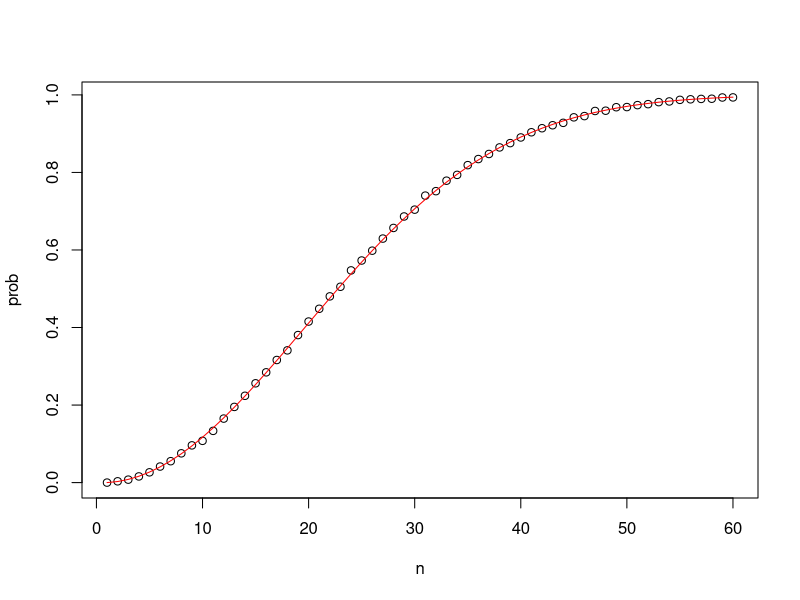
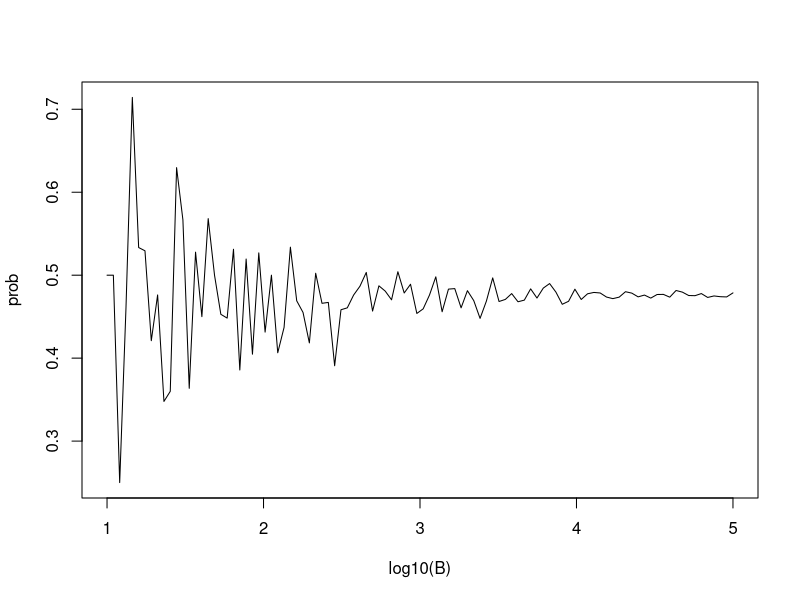

The R script that drew these images, in order:
## The Birthday Problem
# Suppose you're in a classroom with 50 people. If we assume that this is a randomly selected group, what is a chance that
# at least two people have the same birthday?

# Deducing it mathematicaly is a bit advanced (see notebook for the notes on how to do it), but we can do Monte Carlo simulations to get answer
# (for simplicity we assumed that nobody was born on February 29th; this actually doesn't change result very much)
# first, note that birthdays can be represented as numbers between 1 and 365. So a smple of 50 random birthdays can be obtained simply by:
n <- 50
bdays <- sample(1:365, n, replace = TRUE)
# to check if, in this particular set of 50 people we have at least two with same birthday, we can use function duplicated() which returns TRUE 
# whenever an element of a vector has already appeared in that vector.
# example:
duplicated(c(1,2,3,2,1,4,5))
any(duplicated(c(1,2,3,2,1,4,5)))
# so to check for duplicated birthdays we simply do:
any(duplicated(bdays))
# to estimate probability, we're going to run a Monte Carlo simulation over and over again:
B <- 10000
results <- replicate(B, {
  bdays <- sample(1:365, n, replace = TRUE)
  any(duplicated(bdays))
})
mean(results)

## For which given number n of the people in the group, when are the chances larger then 75% or 50%? 
# Let's create lookup table. We can quickly create a function to compute this for any group:
compute_prob <- function(n, B=10000) {
  same_days <- replicate(B, {
    bdays <- sample(1:365, n, replace = TRUE)
    any(duplicated(bdays))
  })
  mean(same_days)
}
# we want to apply this function to several values of n, let's say from 1 to 60. We can use for loop to apply this function to each value in n,
# but it turns out that for loops are rarely the preffered approach in R. In general, we try to perform operations on entire vectors. Arithmetic
# operations, for example, operate on vectors in an element wise fashion:
x <- 1:10
sqrt(x)
# function we defined expects scalar (single value). To make it work on vectors, we use function sapply()
n <- 1:60
prob <- sapply(n,compute_prob)

## Let's calculate exact probability instead of this Monte Carlo simulation 
# (actually, we are calculatin opposite presumption because it's easier, see notebook for the notes and explanation)
exact_prob <- function(n){
  prob_unique <- seq(365,365-n+1)/365
  1 - prod(prob_unique)
}
# we can compute each probability for each n by using sapply() like this:
eprob <- sapply(n,exact_prob)
plot(n,prob)
lines(n,eprob, col = "red")

## How many Monte Carlo experiments are enough?
# We know that larger the number of experiments (B) is the better is approximation. But how big does B need to be?
# Here is an practical approach that checks for the stability of the estimate in the case of the birthday problem:
B <- 10^seq(1,5,len=100)
compute_prob <- function(B, n=22) {
  same_days <- replicate(B, {
    bdays <- sample(1:365, n, replace = TRUE)
    any(duplicated(bdays))
  })
  mean(same_days)
}
prob <- sapply(B, compute_prob)
plot(log10(B),prob,type = 'l')
